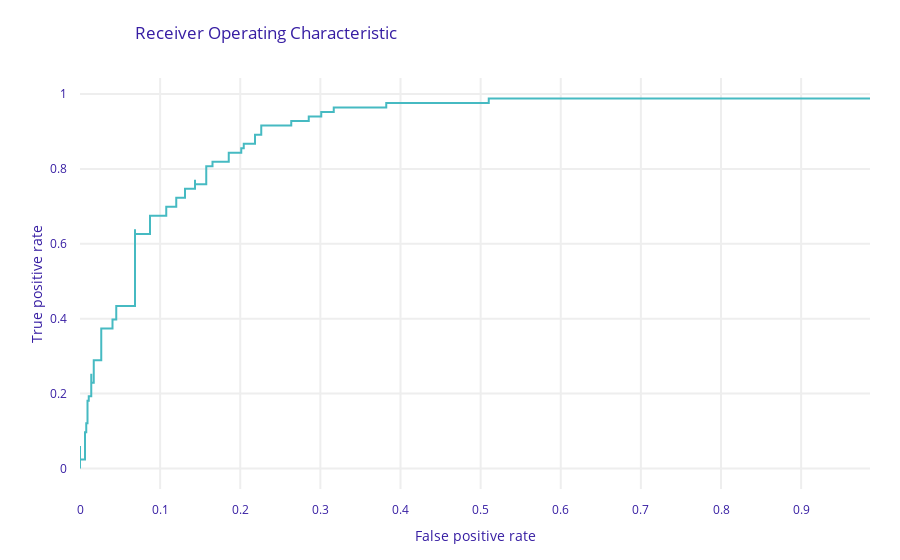

Notebook code for this chart:
### Markdown cell above
### ROC

### Code cell
mp.plot(geom="roc")
